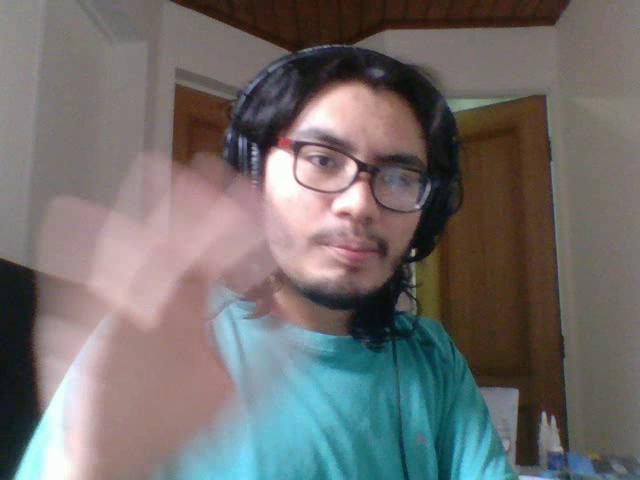
#> input picture frame 25 of heythere.avi, 640 x 480 px, given in place of the camera
$ python main.py
#> lines starting #> are read from the running program, lines starting #| are printed output that depends on the picture; after the words box and inside, x2 and y2 are one past the last pixel; in counts of white or black regions, pixels touching at a corner belong together
### src/open_camera.py
import cv2
import numpy as np

def open_camera():
    cap = cv2.VideoCapture(0)
    while True:
        _, frame = cap.read()
#> frame is the input picture: shape (480, 640, 3); mean B, G, R 107.6, 108.9, 112.7
        cv2.imshow('frame', frame)
        if cv2.waitKey(1) & 0xFF == ord('q'):
#> (key q is pressed here)
            break
    cv2.destroyAllWindows()

open_camera()

### src/color_filter.py
import cv2
import numpy as np


def color_filter():

    def nothing(x):
        pass

    cap = cv2.VideoCapture(0)
    cv2.namedWindow("Trackbars")

    cv2.createTrackbar("L - H", "Trackbars", 0, 179, nothing)
#> slider 'L - H' is set to 35
    cv2.createTrackbar("L - S", "Trackbars", 0, 255, nothing)
#> slider 'L - S' is set to 51
    cv2.createTrackbar("L - V", "Trackbars", 0, 255, nothing)
#> slider 'L - V' is set to 51
    cv2.createTrackbar("U - H", "Trackbars", 179, 179, nothing)
    cv2.createTrackbar("U - S", "Trackbars", 255, 255, nothing)
    cv2.createTrackbar("U - V", "Trackbars", 255, 255, nothing)


    while True:
        _,frame=cap.read()

        hsv = cv2.cvtColor(frame, cv2.COLOR_BGR2HSV)
#> hsv: shape (480, 640, 3); mean H, S, V 60.5, 71, 125.4

        l_h = cv2.getTrackbarPos("L - H", "Trackbars")
        l_s = cv2.getTrackbarPos("L - S", "Trackbars")
        l_v = cv2.getTrackbarPos("L - V", "Trackbars")
        u_h = cv2.getTrackbarPos("U - H", "Trackbars")
        u_s = cv2.getTrackbarPos("U - S", "Trackbars")
        u_v = cv2.getTrackbarPos("U - V", "Trackbars")

        lower_blue = np.array([l_h, l_s, l_v])
        upper_blue = np.array([u_h, u_s, u_v])
        mask = cv2.inRange(hsv, lower_blue, upper_blue)
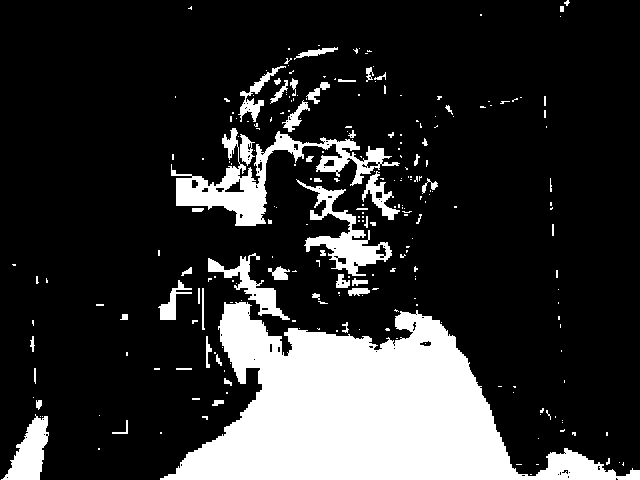
#> mask: shape (480, 640); 19.1% white; 250 white regions (194 under 20 px), largest, box (x1, y1, x2, y2) and area: (160, 302, 640, 480) 41776, (171, 128, 400, 226) 5567, (296, 179, 392, 276) 2531

        result = cv2.bitwise_and(frame, frame, mask=mask)
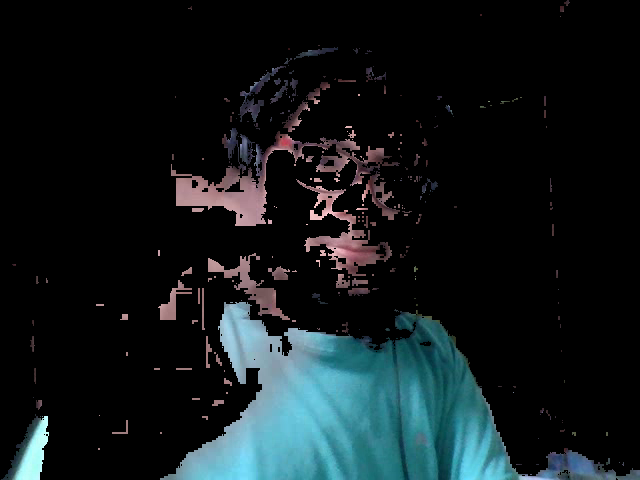
#> result: shape (480, 640, 3); mean B, G, R 27.4, 25.1, 17.1

        cv2.imshow("frame", frame)
        cv2.imshow("mask", mask)
        cv2.imshow("result", result)

        if cv2.waitKey(1) & 0xFF == ord('q'):
#> (key q is pressed here)
            break

    cv2.destroyAllWindows()

color_filter()

### src/main.py
import cv2
import numpy as np
import open_camera as opc
import record_video as rcv
import color_filter as clf

def main():
    print("---OpenCV Test---")
    print("Select script to run:")
    # Functions
    print("1: Simple camera test.")
    print("2. Video Recording ")
    print("3. Color Filter")
    print("0. Quit")

    i = input("Select one: ")
#> the answer given: 1
    if i == "1":
        opc.open_camera()
#> (key Esc is pressed here)
        main()
#> the answer given: 1

    elif i == "2":
        rcv.record_video()
        main()

    elif i == "3":
        clf.color_filter()
        main()

    elif i == "0":
        pass

if __name__ == '__main__':
    main()

$ run again, starting later in the video
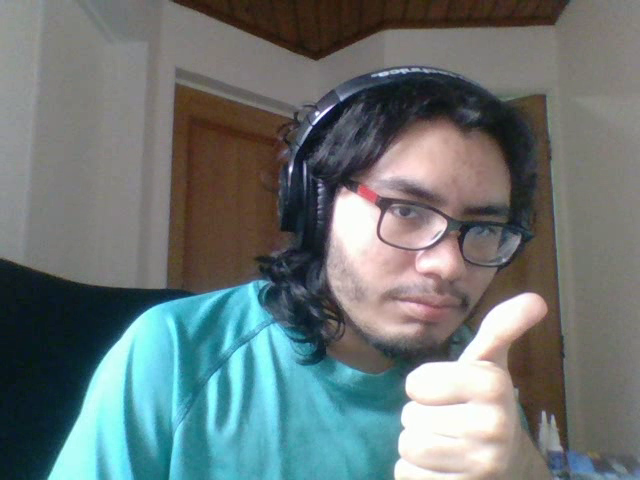
#> input picture frame 113 of heythere.avi, 640 x 480 px, given in place of the camera
#> in open_camera, frame is the input picture: shape (480, 640, 3); mean B, G, R 117.2, 117.2, 106.6
#> hsv: shape (480, 640, 3); mean H, S, V 59.3, 70.5, 128
#> in color_filter, `mask = cv2.inRange(hsv, lower_blue, upper_blue)`:
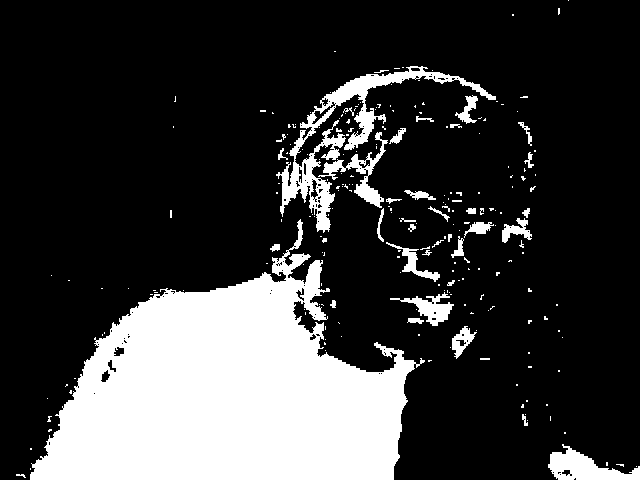
#> mask: shape (480, 640); 22.4% white; 234 white regions (196 under 20 px), largest, box (x1, y1, x2, y2) and area: (30, 219, 425, 480) 56257, (276, 66, 496, 233) 5206, (548, 444, 640, 480) 1605
#> in color_filter, `result = cv2.bitwise_and(frame, frame, mask=mask)`:
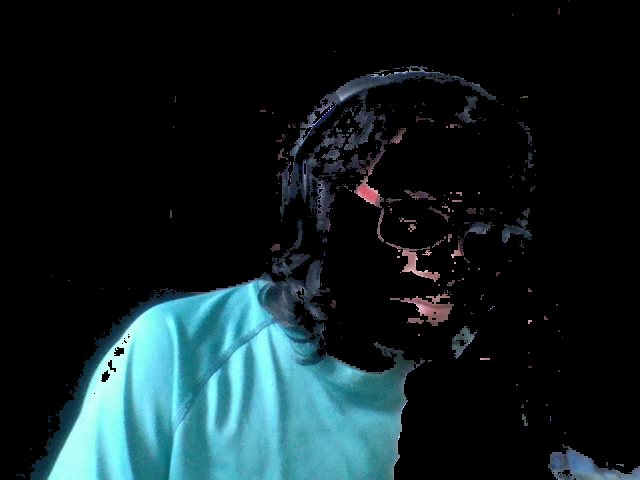
#> result: shape (480, 640, 3); mean B, G, R 36.8, 33.6, 18.3

$ run again, starting later in the video
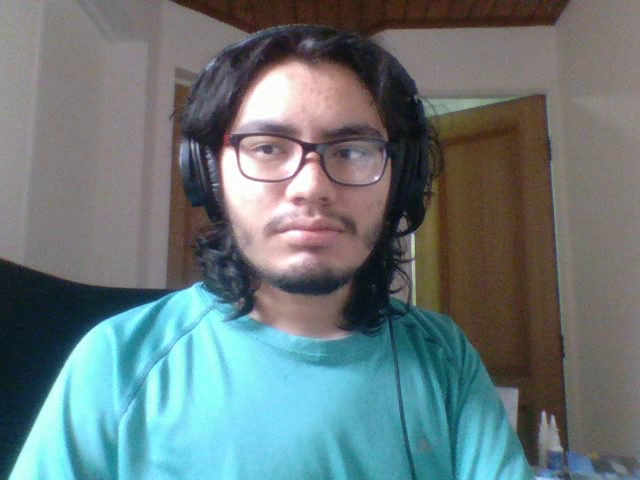
#> input picture frame 202 of heythere.avi, 640 x 480 px, given in place of the camera
#> in open_camera, frame is the input picture: shape (480, 640, 3); mean B, G, R 121.7, 119.7, 105.2
#> hsv: shape (480, 640, 3); mean H, S, V 70.2, 78.3, 133.5
#> in color_filter, `mask = cv2.inRange(hsv, lower_blue, upper_blue)`:
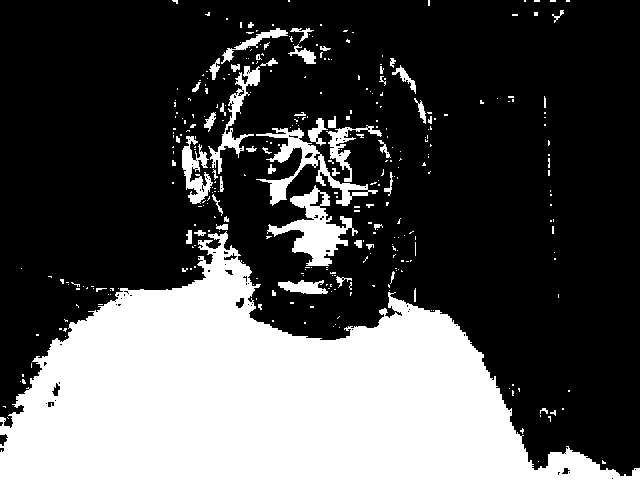
#> mask: shape (480, 640); 31.3% white; 336 white regions (279 under 20 px), largest, box (x1, y1, x2, y2) and area: (0, 231, 640, 480) 83662, (267, 185, 358, 266) 2668, (256, 128, 378, 206) 2090
#> in color_filter, `result = cv2.bitwise_and(frame, frame, mask=mask)`:
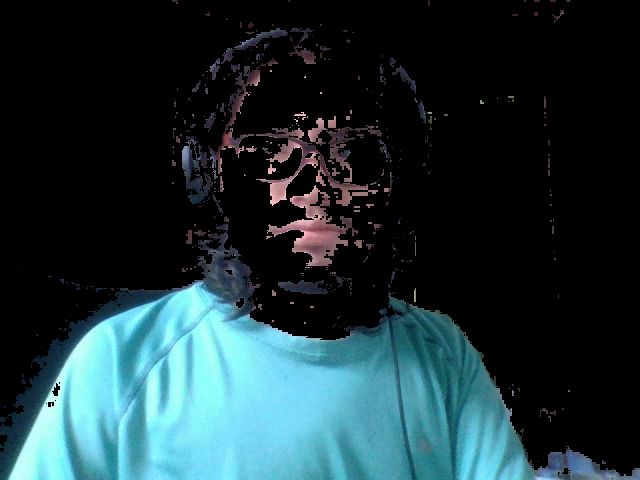
#> result: shape (480, 640, 3); mean B, G, R 55.5, 50.8, 29.5
